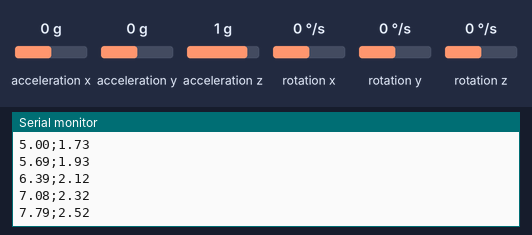
Recording of a sketch running on a simulated Arduino Uno, built with avr-gcc and run on an emulated ATmega328P. Parts: the last lines printed to the serial monitor. Wiring (inferred from the names in the program): MPU-6050 motion sensor at I2C address 0x68. Inputs (shaded band) come from the test bench; at power-on: acceleration z 1 g, acceleration x 0 g, acceleration y 0 g, rotation x 0 °/s, rotation y 0 °/s, rotation z 0 °/s.

Above: at 1.2 s.
1.3 s: acceleration z set to 0 g
At 1.37 s:
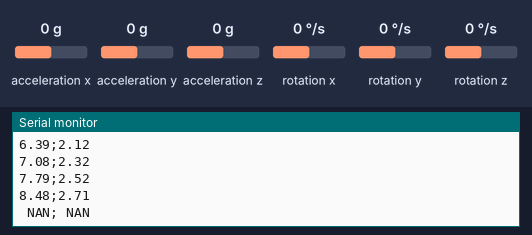
3.2 s: acceleration x set to 0.8 g
At 3.22 s:
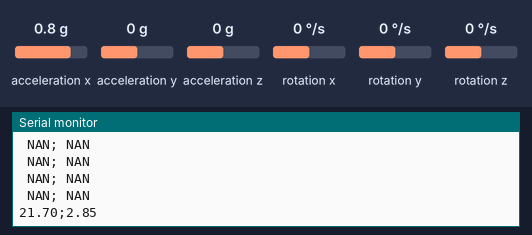
6.2 s: acceleration y set to -1.4 g
At 6.2 s:
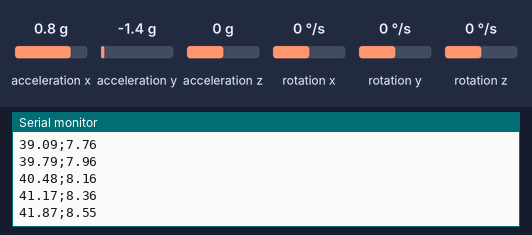
7.7 s: rotation x set to -192 °/s
At 7.75 s:
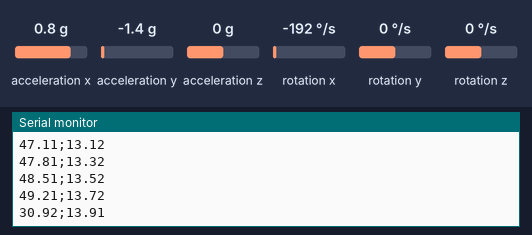
9.2 s: rotation y set to -192 °/s
At 9.29 s:
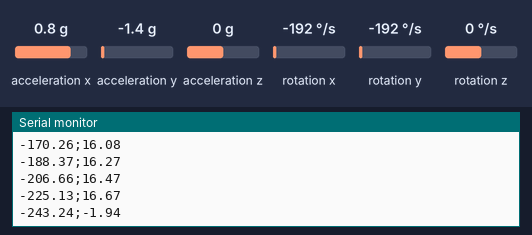
Timing chart, 0 to 11.7 s (numbered marks = the images above; inputs shaded):
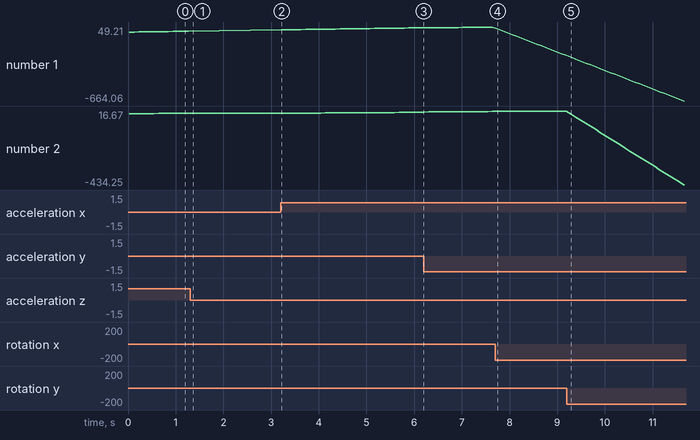

The sketch:

Arduino_code.ino
```cpp
#include <Wire.h>

const int MPU = 0x68; // MPU6050 I2C address
float AccX, AccY, AccZ;
float GyroX, GyroY, GyroZ;
float accAngleX, accAngleY, gyroAngleX, gyroAngleY, gyroAngleZ;
float roll, pitch, yaw;
float AccErrorX, AccErrorY, GyroErrorX, GyroErrorY, GyroErrorZ;
float elapsedTime, currentTime, previousTime;
int c = 0;
void setup() {
  Serial.begin(19200);
  Wire.begin();                      // Initialize comunication
  Wire.beginTransmission(MPU);       // Start communication with MPU6050 // MPU=0x68
  Wire.write(0x6B);                  // Talk to the register 6B
  Wire.write(0x00);                  // Make reset - place a 0 into the 6B register
  Wire.endTransmission(true);        //end the transmission

  delay(20);
}
void loop() {
  // === Read acceleromter data === //
  Wire.beginTransmission(MPU);
  Wire.write(0x3B); // Start with register 0x3B (ACCEL_XOUT_H)
  Wire.endTransmission(false);
  Wire.requestFrom(MPU, 6, true);

  AccX = (Wire.read() << 8 | Wire.read()) / 16384.0; // X-axis value
  AccY = (Wire.read() << 8 | Wire.read()) / 16384.0; // Y-axis value
  AccZ = (Wire.read() << 8 | Wire.read()) / 16384.0; // Z-axis value

  // Calculating Roll and Pitch from the accelerometer data
  accAngleX = (atan(AccY / sqrt(pow(AccX, 2) + pow(AccZ, 2))) * 180 / PI) - 0.30; // AccErrorX ~(0.58) See the calculate_IMU_error()custom function for more details
  accAngleY = (atan(-1 * AccX / sqrt(pow(AccY, 2) + pow(AccZ, 2))) * 180 / PI) + 7.83; // AccErrorY ~(-1.58)

  previousTime = currentTime;        // Previous time is stored before the actual time read
  currentTime = millis();            // Current time actual time read
  elapsedTime = (currentTime - previousTime) / 1000; // Divide by 1000 to get seconds

  Wire.beginTransmission(MPU);
  Wire.write(0x43); // Gyro data first register address 0x43
  Wire.endTransmission(false);
  Wire.requestFrom(MPU, 6, true);
  GyroX = (Wire.read() << 8 | Wire.read()) / 131.0;
  GyroY = (Wire.read() << 8 | Wire.read()) / 131.0;
  GyroZ = (Wire.read() << 8 | Wire.read()) / 131.0;

  // Correct the outputs with the calculated error values
  GyroX = GyroX + 7.04; // GyroErrorX
  GyroY = GyroY + 1.99; // GyroErrorY
  GyroZ = GyroZ - 1.10; // GyroErrorZ

  gyroAngleX = gyroAngleX + GyroX * elapsedTime; // deg/s * s = deg
  gyroAngleY = gyroAngleY + GyroY * elapsedTime;
  yaw =  yaw + GyroZ * elapsedTime;

  // Complementary filter - combine acceleromter and gyro angle values
  roll = 0.96 * gyroAngleX + 0.04 * accAngleX;
  pitch = 0.96 * gyroAngleY + 0.04 * accAngleY;

  Serial.print(String(roll, 2));
  Serial.print(";");
  Serial.println(String(pitch, 2));
  delay(100);
}
```

Measured:
- after the input at 1.3 s, the serial monitor: prints a new line after 0.06 s (image 1)
- after the input at 3.2 s, the serial monitor: prints a new line at once (image 2)
- after the input at 7.7 s, the serial monitor: prints a new line at once (image 4)
- after the input at 9.2 s, the serial monitor: prints a new line after 0.09 s (image 5)
- plotted number 1: 8.48 → 41.87 after the input at 3.2 s, 41.87 → 49.21 after the input at 6.2 s, 49.21 → -225.13 after the input at 7.7 s
- plotted number 2: 2.71 → 8.55 after the input at 3.2 s, 8.55 → 13.72 after the input at 6.2 s, 16.67 → -434.25 after the input at 9.2 s
